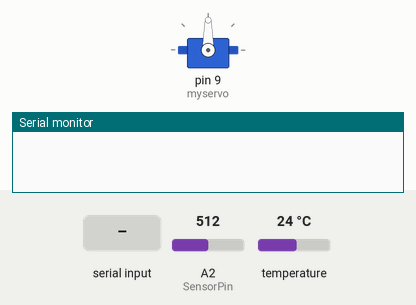
Simulated run of this sketch. Board: Arduino Uno, built with avr-gcc and run on an emulated ATmega328P. Shown: servo, the last lines printed to the serial monitor. Inputs (shaded band) come from the test bench; at power-on: A2 (SensorPin) = 512, temperature 24 °C.

Above: at 0.1 s.
At 2.3 s:
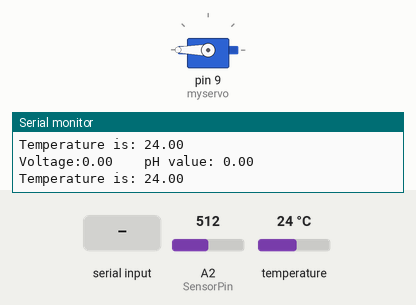
2.4 s: "1" received over the second serial link
Timing chart, 0 to 5.4 s (numbered marks = the images above; inputs shaded):
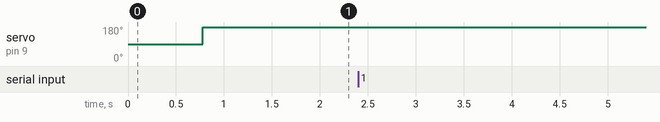

The sketch:

Water_Quality_Prediction_System_Base_on_Aquaculture.ino
```cpp
#include "ph.h"
#include "water_temperature.h"
#include "bt.h"
#include <Servo.h>
Servo myservo;

void setup() {
  Serial.begin(9600);
  water_temperature_setup();
  bt_setup();
  myservo.attach(9);
}

void loop() {
  water_temperature_start();
  ph_start();
  bt_send(water_temperature_raw_val, ph_raw_val);
  myservo.write(180);
}
```

bt.h
```cpp
#include <SoftwareSerial.h>
SoftwareSerial bt(10, 11);

void bt_setup() {
  bt.begin(9600);
}

void bt_send(float n1, float n2) {  //水溫 pH 混濁 鹽度
  int data[12];
  n1 *= 100;
  n2 *= 100;
  data[0] = 'a';
  data[1] = (int)(n1) / 256;
  data[2] = (int)(n1) % 256;
  data[3] = 'b';
  data[4] = (int)(n2) / 256;
  data[5] = (int)(n2) % 256;

  byte bt_buffer = bt.read();
  if (bt_buffer == 49) {
    for (int j = 0; j < 6; j++) {
      bt.write(data[j]);
    }
  }
}
```

ph.h
```cpp
/*
  # This sample code is used to test the pH meter V1.1.
  # Editor : YouYou
  # Date   : 2014.06.23
  # Ver    : 1.1
  # Product: analog pH meter
  # SKU    : SEN0161
*/
#define SensorPin A2            //pH meter Analog output to Arduino Analog Input 0
#define Offset 0.00            //deviation compensate
//#define LED 13
//#define samplingInterval 20
#define samplingInterval 20
//#define printInterval 800
#define printInterval 0
//#define ArrayLenth  40    //times of collection
#define ArrayLenth  40    //times of collection
int pHArray[ArrayLenth];   //Store the average value of the sensor feedback
int pHArrayIndex = 0;

//函數原型宣告
void ph_start(void);
double avergearray(int*, int);

//void setup(void)
//{
//  //pinMode(LED, OUTPUT);
//  Serial.begin(9600);
//  Serial.println("pH meter experiment!");    //Test the serial monitor
//}
float ph_raw_val = 0;
void ph_start(void)
{
  static unsigned long samplingTime = millis();
  static unsigned long printTime = millis();
  static float pHValue, voltage;
  if (millis() - samplingTime > samplingInterval)
  {
    pHArray[pHArrayIndex++] = analogRead(SensorPin);
    if (pHArrayIndex == ArrayLenth)pHArrayIndex = 0;
    voltage = avergearray(pHArray, ArrayLenth) * 5.0 / 1024;
    pHValue = 3.5 * voltage + Offset;
    samplingTime = millis();
  }
  if (millis() - printTime > printInterval)  //Every 800 milliseconds, print a numerical, convert the state of the LED indicator
  {
    Serial.print("Voltage:");
    Serial.print(voltage, 2);
    Serial.print("    pH value: ");
    Serial.println(ph_raw_val = pHValue, 2);
    //digitalWrite(LED, digitalRead(LED) ^ 1);
    printTime = millis();
  }
}
double avergearray(int* arr, int number) {
  int i;
  int max, min;
  double avg;
  long amount = 0;
  if (number <= 0) {
    Serial.println("Error number for the array to avraging!/n");
    return 0;
  }
  if (number < 5) { //less than 5, calculated directly statistics
    for (i = 0; i < number; i++) {
      amount += arr[i];
    }
    avg = amount / number;
    return avg;
  } else {
    if (arr[0] < arr[1]) {
      min = arr[0]; max = arr[1];
    }
    else {
      min = arr[1]; max = arr[0];
    }
    for (i = 2; i < number; i++) {
      if (arr[i] < min) {
        amount += min;      //arr<min
        min = arr[i];
      } else {
        if (arr[i] > max) {
          amount += max;  //arr>max
          max = arr[i];
        } else {
          amount += arr[i]; //min<=arr<=max
        }
      }//if
    }//for
    avg = (double)amount / (number - 2);
  }//if
  return avg;
}
```

water_temperature.h
```cpp
#include <OneWire.h>
#include <DallasTemperature.h>

// Data wire is plugged into pin 2 on the Arduino
#define ONE_WIRE_BUS 2

// Setup a oneWire instance to communicate with any OneWire devices
// (not just Maxim/Dallas temperature ICs)
OneWire oneWire(ONE_WIRE_BUS);

// Pass our oneWire reference to Dallas Temperature.
DallasTemperature sensors(&oneWire);

void water_temperature_setup(void)
{
  // start serial port
  //Serial.begin(9600);
  //Serial.println("Dallas Temperature IC Control Library Demo");

  // Start up the library
  sensors.begin();
}

float water_temperature_raw_val = 0;
void water_temperature_start(void)
{
  // call sensors.requestTemperatures() to issue a global temperature
  // request to all devices on the bus
  //Serial.print(" Requesting temperatures...");
  sensors.requestTemperatures(); // Send the command to get temperatures
  //Serial.println("DONE");

  Serial.print("Temperature is: ");
  Serial.println(water_temperature_raw_val = sensors.getTempCByIndex(0)); // Why "byIndex"?
  // You can have more than one IC on the same bus.
  // 0 refers to the first IC on the wire
  //delay(1000);
}
```
